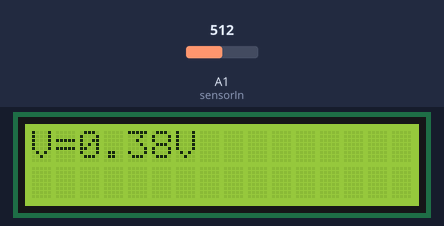
Recording of a sketch running on a simulated Arduino Uno, built with avr-gcc and run on an emulated ATmega328P. Shown: 16×2 character LCD. The test bench sets the inputs (shaded band); at power-on: A1 (sensorIn) = 512. What the sketch prints to the serial monitor is not drawn.

Above: at 1.2 s.
1.3 s: A1 (sensorIn) set to 490
At 2.6 s:
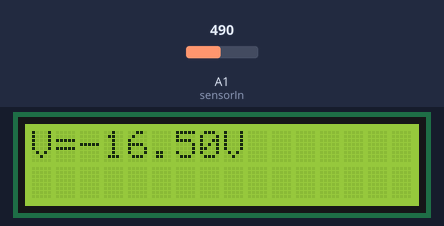
3.7 s: A1 (sensorIn) set to 517
At 4.8 s:
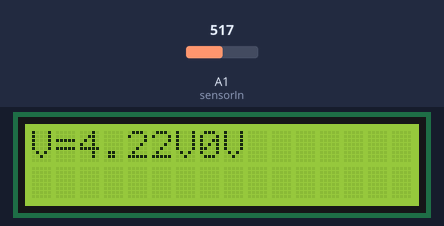
5.8 s: A1 (sensorIn) set to 511
At 7.1 s:
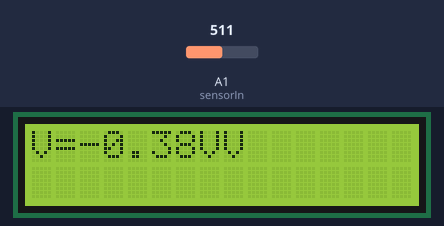
Timing chart, 0 to 8.8 s (numbered marks = the images above; inputs shaded):
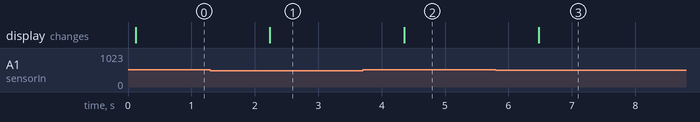

The sketch:

sismik_2021_ACvoltage.ino
```cpp
#include <LiquidCrystal.h>  // initialize the library with the numbers of the interface pins
LiquidCrystal lcd(12, 11, 5, 4, 3, 2);
const int sensorIn = A1;
double voltage = 0;
double VRMS = 0;
int i;

void setup(){
 Serial.begin(9600);
 lcd.begin(16,2); // set up the LCD’s number of columns and rows:
}

void loop(){

  VRMS = voltageRead();
  lcd.setCursor(0,0);
  lcd.print("V=");
  lcd.print(VRMS);
  lcd.print("V");
  Serial.print("V = ");
  Serial.print(VRMS);
  Serial.println("V");
  delay(1000);
}


 float voltageRead(void)
 {
 float max;
 int i;
 unsigned int temp = 0;
 float maxPoint = 0;
 for(i=0;i<500;i++)
      {
         if(temp =analogRead(sensorIn),temp > maxPoint)
         {
            maxPoint = temp;
         }
      }
  maxPoint = maxPoint *(10.0/1023.0);
  maxPoint = (maxPoint -5.0);
  maxPoint = maxPoint *111;
//  Serial.println(maxPoint);
  max = maxPoint *.707106781;
  return max;
 }
```

Measured:
- the behaviour switches between 498 and 499 on A1 (sensorIn) (found by bisection; images 1 and 2)
- after the input at 1.3 s, the display: changes after 0.94 s (image 1)
- after the input at 3.7 s, the display: changes after 0.66 s (image 2)
- after the input at 5.8 s, the display: changes after 0.68 s (image 3)
